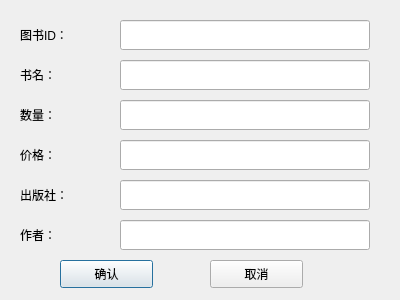
<?xml version="1.0" encoding="UTF-8"?>
<ui version="4.0">
 <class>AddBookDialog</class>
 <widget class="QDialog" name="AddBookDialog">
  <property name="geometry">
   <rect>
    <x>0</x>
    <y>0</y>
    <width>400</width>
    <height>300</height>
   </rect>
  </property>
  <property name="windowTitle">
   <string>添加图书</string>
  </property>
  <property name="windowIcon">
   <iconset resource="src.qrc">
    <normaloff>:/sy.jpg</normaloff>:/sy.jpg</iconset>
  </property>
  <widget class="QLabel" name="labelId">
   <property name="geometry">
    <rect>
     <x>20</x>
     <y>20</y>
     <width>80</width>
     <height>30</height>
    </rect>
   </property>
   <property name="text">
    <string>图书ID：</string>
   </property>
  </widget>
  <widget class="QLineEdit" name="lineEditId">
   <property name="geometry">
    <rect>
     <x>120</x>
     <y>20</y>
     <width>250</width>
     <height>30</height>
    </rect>
   </property>
  </widget>
  <widget class="QLabel" name="labelName">
   <property name="geometry">
    <rect>
     <x>20</x>
     <y>60</y>
     <width>80</width>
     <height>30</height>
    </rect>
   </property>
   <property name="text">
    <string>书名：</string>
   </property>
  </widget>
  <widget class="QLineEdit" name="lineEditName">
   <property name="geometry">
    <rect>
     <x>120</x>
     <y>60</y>
     <width>250</width>
     <height>30</height>
    </rect>
   </property>
  </widget>
  <widget class="QLabel" name="labelCount">
   <property name="geometry">
    <rect>
     <x>20</x>
     <y>100</y>
     <width>80</width>
     <height>30</height>
    </rect>
   </property>
   <property name="text">
    <string>数量：</string>
   </property>
  </widget>
  <widget class="QLineEdit" name="lineEditCount">
   <property name="geometry">
    <rect>
     <x>120</x>
     <y>100</y>
     <width>250</width>
     <height>30</height>
    </rect>
   </property>
  </widget>
  <widget class="QLabel" name="labelPrice">
   <property name="geometry">
    <rect>
     <x>20</x>
     <y>140</y>
     <width>80</width>
     <height>30</height>
    </rect>
   </property>
   <property name="text">
    <string>价格：</string>
   </property>
  </widget>
  <widget class="QLineEdit" name="lineEditPrice">
   <property name="geometry">
    <rect>
     <x>120</x>
     <y>140</y>
     <width>250</width>
     <height>30</height>
    </rect>
   </property>
  </widget>
  <widget class="QLabel" name="labelPublisher">
   <property name="geometry">
    <rect>
     <x>20</x>
     <y>180</y>
     <width>80</width>
     <height>30</height>
    </rect>
   </property>
   <property name="text">
    <string>出版社：</string>
   </property>
  </widget>
  <widget class="QLineEdit" name="lineEditPublisher">
   <property name="geometry">
    <rect>
     <x>120</x>
     <y>180</y>
     <width>250</width>
     <height>30</height>
    </rect>
   </property>
  </widget>
  <widget class="QLabel" name="labelAuthor">
   <property name="geometry">
    <rect>
     <x>20</x>
     <y>220</y>
     <width>80</width>
     <height>30</height>
    </rect>
   </property>
   <property name="text">
    <string>作者：</string>
   </property>
  </widget>
  <widget class="QLineEdit" name="lineEditAuthor">
   <property name="geometry">
    <rect>
     <x>120</x>
     <y>220</y>
     <width>250</width>
     <height>30</height>
    </rect>
   </property>
  </widget>
  <widget class="QPushButton" name="but_ent">
   <property name="geometry">
    <rect>
     <x>60</x>
     <y>260</y>
     <width>93</width>
     <height>28</height>
    </rect>
   </property>
   <property name="text">
    <string>确认</string>
   </property>
  </widget>
  <widget class="QPushButton" name="but_cel">
   <property name="geometry">
    <rect>
     <x>210</x>
     <y>260</y>
     <width>93</width>
     <height>28</height>
    </rect>
   </property>
   <property name="text">
    <string>取消</string>
   </property>
  </widget>
 </widget>
 <resources>
  <include location="src.qrc"/>
 </resources>
 <connections/>
</ui>
